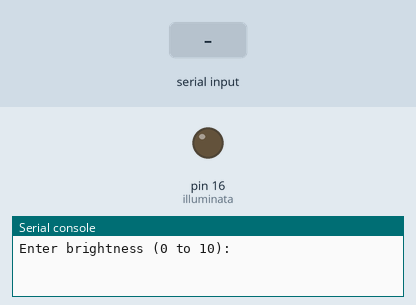
This program was run on a simulated MicroPython board. Parts: output pins drawn as LEDs (lit = HIGH), the last lines printed to the serial console. The test bench sets the inputs (shaded band).

Above: at 1.2 s.
1.3 s: "5" typed at the serial console, then Enter
At 2.5 s:
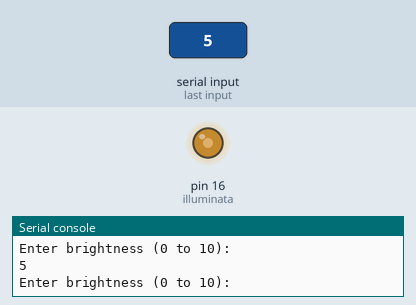
2.8 s: "90" typed at the serial console, then Enter
At 3.9 s:
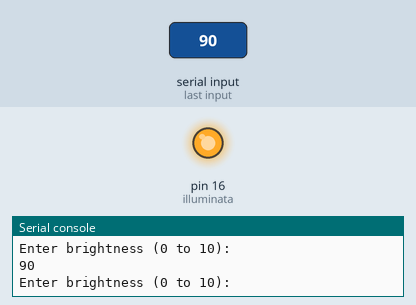
4.3 s: "1" typed at the serial console, then Enter
At 5.0 s:
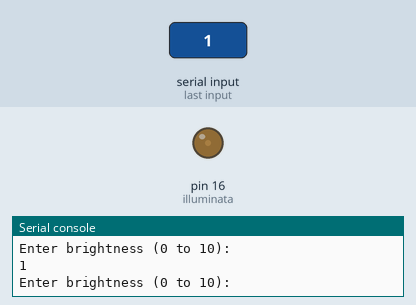
5.8 s: "200" typed at the serial console, then Enter
At 6.1 s:
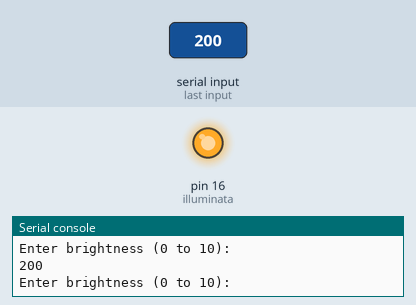
Timing chart, 0 to 8.3 s (numbered marks = the images above; inputs shaded):
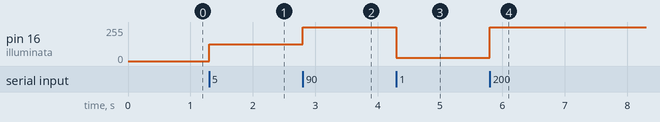

Measured:
- after the input at 1.3 s, pin 16 (illuminata): 0/255 → 127/255 at once
- after the input at 2.8 s, pin 16 (illuminata): 127/255 → 255/255 at once
- after the input at 4.3 s, pin 16 (illuminata): 255/255 → 25/255 at once
- after the input at 5.8 s, pin 16 (illuminata): 25/255 → 255/255 at once

The program:

01_fader_shell.py
```python
from machine import Pin, PWM

illuminata = PWM(Pin(16))
illuminata.freq(1000)

while True:
    brightness = float(input("Enter brightness (0 to 10):"))
    illuminata.duty_u16(int(brightness * 6553.4))
```
